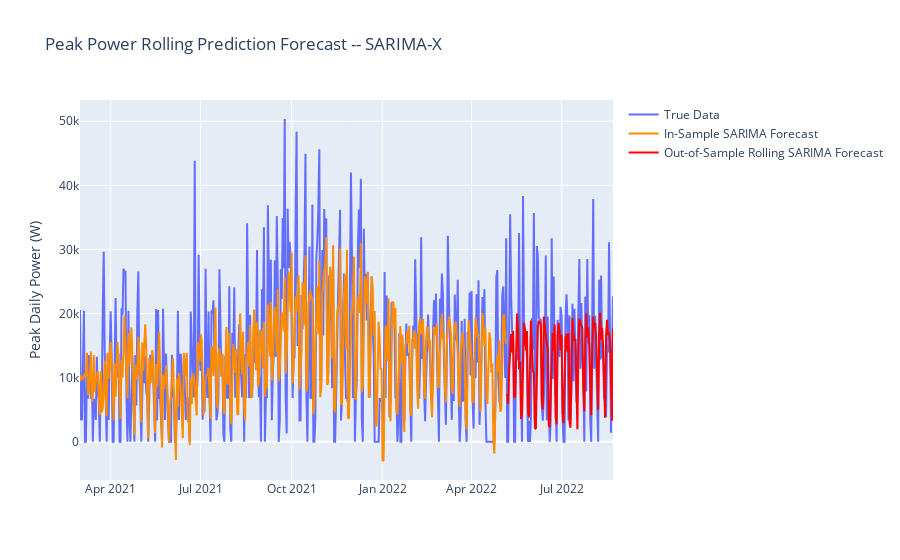

Here is the notebook cell this chart was saved with:
### Markdown cell above
We do get a greater variance in our predictions, but it still doesn't always capture the peaks in our data.

### Code cell
fig = go.Figure()
fig.add_trace(
    go.Scatter(x = df_24h_ts["max_power"].index , y = df_24h_ts["max_power"], name = "True Data")
)
fig.add_trace(
    go.Scatter(x = fitted.predict().index, y = fitted.predict() , name = "In-Sample SARIMA Forecast" , line= {"color":"#FF8C00"})
)
fig.add_trace(
    go.Scatter(x = rolling_predictions.index,
               y = rolling_predictions , name = "Out-of-Sample Rolling SARIMA Forecast" , line= {"color":"Red"})
)
fig.update_layout({"title" : "Peak Power Rolling Prediction Forecast -- SARIMA-X" , "yaxis_title" : "Peak Daily Power (W)"})
fig.show()
print(f'Test Set RMSE: {np.sqrt(np.mean((test["max_power"] - rolling_predictions)**2))} Watts')
